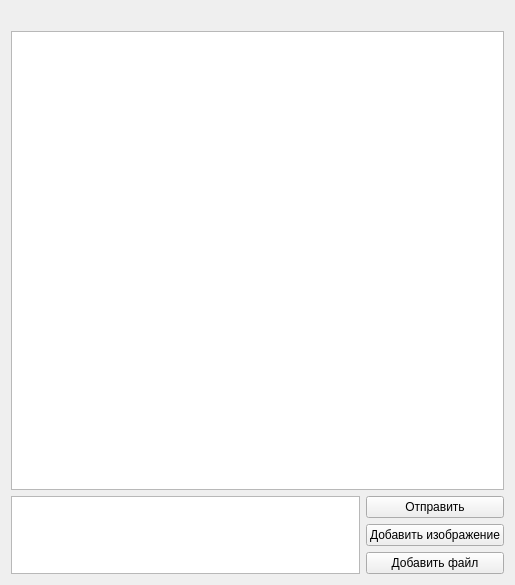
<?xml version="1.0" encoding="UTF-8"?>
<ui version="4.0">
 <class>Chat</class>
 <widget class="QWidget" name="Chat">
  <property name="geometry">
   <rect>
    <x>0</x>
    <y>0</y>
    <width>515</width>
    <height>585</height>
   </rect>
  </property>
  <property name="windowTitle">
   <string>Form</string>
  </property>
  <layout class="QVBoxLayout" name="verticalLayout_2">
   <item>
    <widget class="QLabel" name="labelReceiver">
     <property name="text">
      <string/>
     </property>
    </widget>
   </item>
   <item>
    <widget class="QListWidget" name="listWidget"/>
   </item>
   <item>
    <layout class="QHBoxLayout" name="horizontalLayout_2">
     <item>
      <widget class="QTextEdit" name="textEditMessage">
       <property name="sizePolicy">
        <sizepolicy hsizetype="Expanding" vsizetype="Ignored">
         <horstretch>0</horstretch>
         <verstretch>0</verstretch>
        </sizepolicy>
       </property>
      </widget>
     </item>
     <item>
      <layout class="QVBoxLayout" name="verticalLayout">
       <item>
        <widget class="QPushButton" name="pushButtonSend">
         <property name="sizePolicy">
          <sizepolicy hsizetype="Minimum" vsizetype="Fixed">
           <horstretch>0</horstretch>
           <verstretch>0</verstretch>
          </sizepolicy>
         </property>
         <property name="text">
          <string>Отправить</string>
         </property>
        </widget>
       </item>
       <item>
        <widget class="QPushButton" name="pushButtonImage">
         <property name="text">
          <string>Добавить изображение</string>
         </property>
        </widget>
       </item>
       <item>
        <widget class="QPushButton" name="pushButtonFile">
         <property name="text">
          <string>Добавить файл</string>
         </property>
        </widget>
       </item>
      </layout>
     </item>
    </layout>
   </item>
  </layout>
 </widget>
 <resources/>
 <connections/>
</ui>
